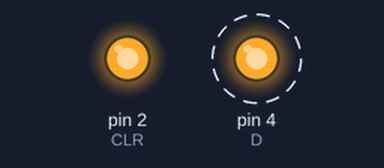
This sketch was run on a simulated Arduino Uno, built with avr-gcc and run on an emulated ATmega328P. Shown: output pins drawn as LEDs (lit = HIGH). Dashed ring = blinking. Pins used as bus, display or sensor lines are not drawn.

Above: at 0.2 s.
Timing chart, 0 to 3.0 s (numbered marks = the images above):
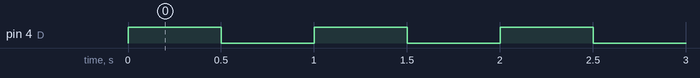

Measured:
- by itself, pin 4 (D): alternates HIGH for 0.50 s and LOW for 0.50 s

The sketch:

l10_3.ino
```cpp
const int CLR = 2; // asynchronous clear (active low)
const int CLK  = 3; // serial data clock (positive edge)
const int D    = 4; // serial data input

void posPulse(int pin) {
  digitalWrite(pin, HIGH);
  digitalWrite(pin, LOW);
}

void negPulse(int pin) {
  digitalWrite(pin, LOW);
  digitalWrite(pin, HIGH);
}

void setup() {
  pinMode(CLR, OUTPUT);
  pinMode(CLK, OUTPUT);
  pinMode(D, OUTPUT);
  digitalWrite(CLR, HIGH);
  digitalWrite(CLK, LOW);
  digitalWrite(D, LOW);
  negPulse(CLR);
}

void loop() {
  digitalWrite(D, HIGH);
  for (int i = 0; i < 8; i++) {
    posPulse(CLK); // send pulse
  }

  delay(500); // wait for 500ms

  // Set all LEDs OFF
  digitalWrite(D, LOW);
  for (int i = 0; i < 8; i++) {
    posPulse(CLK); // send pulse
  }

  delay(500);
}
```
